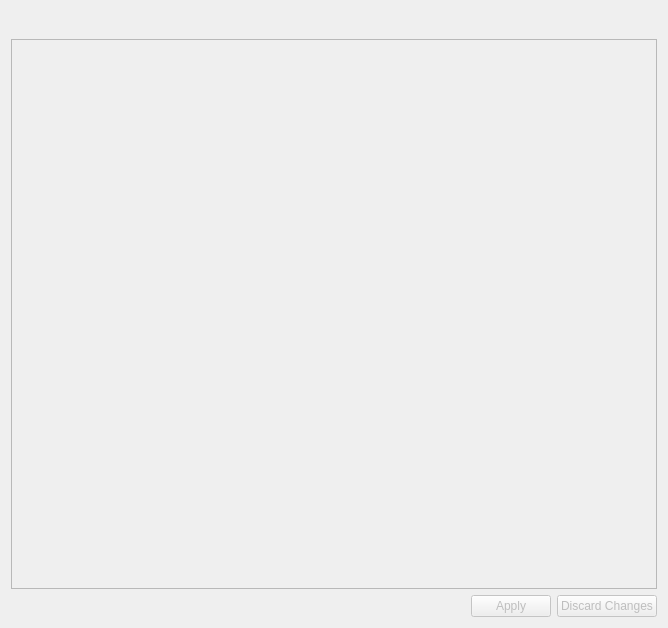
<?xml version="1.0" encoding="UTF-8"?>
<ui version="4.0">
 <class>Form</class>
 <widget class="QWidget" name="Form">
  <property name="geometry">
   <rect>
    <x>0</x>
    <y>0</y>
    <width>668</width>
    <height>628</height>
   </rect>
  </property>
  <property name="windowTitle">
   <string>Form</string>
  </property>
  <layout class="QGridLayout" name="gridLayout">
   <item row="2" column="0">
    <spacer name="horizontalSpacer_2">
     <property name="orientation">
      <enum>Qt::Horizontal</enum>
     </property>
     <property name="sizeHint" stdset="0">
      <size>
       <width>40</width>
       <height>20</height>
      </size>
     </property>
    </spacer>
   </item>
   <item row="1" column="0" colspan="5">
    <widget class="QScrollArea" name="scrollArea">
     <property name="minimumSize">
      <size>
       <width>600</width>
       <height>400</height>
      </size>
     </property>
     <property name="widgetResizable">
      <bool>true</bool>
     </property>
     <widget class="QWidget" name="scrollAreaWidgetContents">
      <property name="geometry">
       <rect>
        <x>0</x>
        <y>0</y>
        <width>642</width>
        <height>522</height>
       </rect>
      </property>
      <layout class="QVBoxLayout" name="verticalLayout_2">
       <item>
        <spacer name="verticalSpacer">
         <property name="orientation">
          <enum>Qt::Vertical</enum>
         </property>
         <property name="sizeHint" stdset="0">
          <size>
           <width>20</width>
           <height>495</height>
          </size>
         </property>
        </spacer>
       </item>
      </layout>
     </widget>
    </widget>
   </item>
   <item row="2" column="1">
    <widget class="QPushButton" name="btnApply">
     <property name="enabled">
      <bool>false</bool>
     </property>
     <property name="text">
      <string>Apply</string>
     </property>
    </widget>
   </item>
   <item row="0" column="4">
    <widget class="QPushButton" name="btnRemove">
     <property name="enabled">
      <bool>false</bool>
     </property>
     <property name="maximumSize">
      <size>
       <width>32</width>
       <height>32</height>
      </size>
     </property>
     <property name="text">
      <string/>
     </property>
     <property name="icon">
      <iconset resource="../../vidalia/src/vidalia/res/vidalia.qrc">
       <normaloff>:/images/22x22/list-remove.png</normaloff>:/images/22x22/list-remove.png</iconset>
     </property>
     <property name="iconSize">
      <size>
       <width>22</width>
       <height>22</height>
      </size>
     </property>
     <property name="flat">
      <bool>true</bool>
     </property>
    </widget>
   </item>
   <item row="2" column="2" colspan="3">
    <widget class="QPushButton" name="btnDiscard">
     <property name="enabled">
      <bool>false</bool>
     </property>
     <property name="text">
      <string>Discard Changes</string>
     </property>
     <property name="default">
      <bool>false</bool>
     </property>
    </widget>
   </item>
   <item row="0" column="3">
    <widget class="QPushButton" name="btnAdd">
     <property name="minimumSize">
      <size>
       <width>0</width>
       <height>0</height>
      </size>
     </property>
     <property name="maximumSize">
      <size>
       <width>32</width>
       <height>32</height>
      </size>
     </property>
     <property name="text">
      <string/>
     </property>
     <property name="icon">
      <iconset resource="../../vidalia/src/vidalia/res/vidalia.qrc">
       <normaloff>:/images/22x22/list-add.png</normaloff>:/images/22x22/list-add.png</iconset>
     </property>
     <property name="iconSize">
      <size>
       <width>22</width>
       <height>22</height>
      </size>
     </property>
     <property name="flat">
      <bool>true</bool>
     </property>
    </widget>
   </item>
   <item row="0" column="0" colspan="3">
    <spacer name="horizontalSpacer">
     <property name="orientation">
      <enum>Qt::Horizontal</enum>
     </property>
     <property name="sizeHint" stdset="0">
      <size>
       <width>40</width>
       <height>0</height>
      </size>
     </property>
    </spacer>
   </item>
  </layout>
 </widget>
 <resources>
  <include location="../../vidalia/src/vidalia/res/vidalia.qrc"/>
 </resources>
 <connections/>
</ui>
